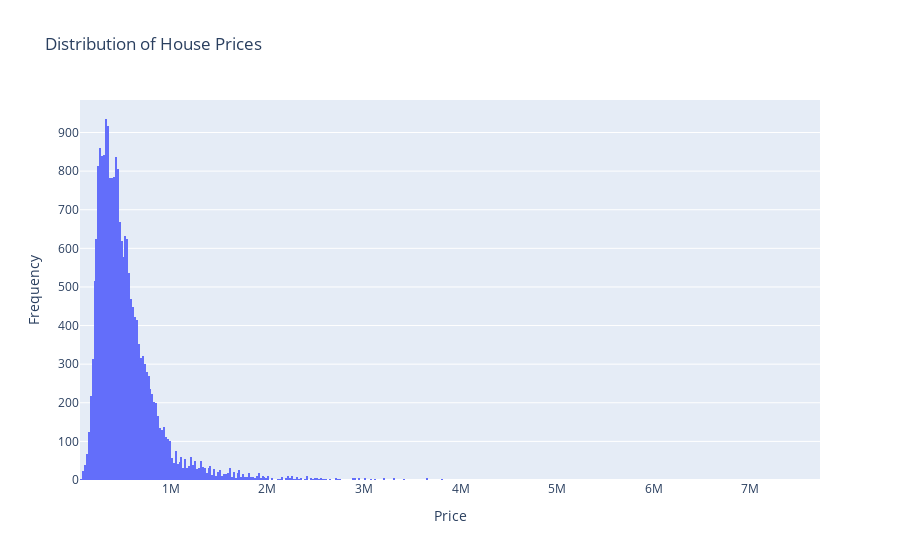

The cell this chart's notebook holds for it:
### Code cell
# histogram for price column using plotly
import plotly.express as px
fig = px.histogram(df, x='price', title='Distribution of House Prices')
fig.update_layout(xaxis_title='Price', yaxis_title='Frequency')
fig.show()

### Figure 1 — Plotly figure (JSON) as saved in the notebook; plotly's stock layout.template omitted (floating-point values rounded to 4 significant figures; data arrays with more than 128 entries replaced by an {"elided": "..."} marker saying what was removed)
{"data": [{"alignmentgroup": "True", "bingroup": "x", "hovertemplate": "price=%{x}<br>count=%{y}<extra></extra>", "legendgroup": "", "marker": {"color": "#636efa", "pattern": {"shape": ""}}, "name": "", "offsetgroup": "", "orientation": "v", "showlegend": false, "type": "histogram", "x": {"elided": "21613 int values"}, "xaxis": "x", "yaxis": "y"}], "layout": {"barmode": "relative", "legend": {"tracegroupgap": 0}, "title": {"text": "Distribution of House Prices"}, "xaxis": {"anchor": "y", "domain": [0, 1], "title": {"text": "Price"}}, "yaxis": {"anchor": "x", "domain": [0, 1], "title": {"text": "Frequency"}}}}
